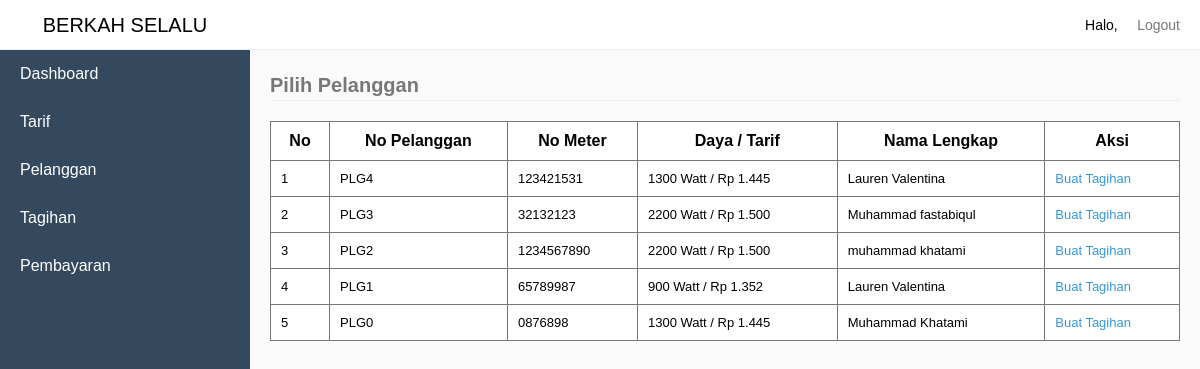
The app's page /sources/pilihpelanggan.php with its own data.
### tables this page shows
CREATE TABLE `tb_pelanggan` (
  `KodePelanggan` int(11) NOT NULL,
  `NoPelanggan` varchar(50) NOT NULL,
  `Password` varchar(50) NOT NULL,
  `NoMeter` varchar(50) NOT NULL,
  `KodeTarif` int(11) NOT NULL,
  `NamaLengkap` varchar(50) NOT NULL,
  `Telp` varchar(50) NOT NULL,
  `Alamat` varchar(50) NOT NULL
);

CREATE TABLE `tb_tarif` (
  `KodeTarif` int(11) NOT NULL,
  `Daya` varchar(50) NOT NULL,
  `TarifPerKwh` double(50,0) NOT NULL,
  `Beban` double(50,0) NOT NULL
);

### sources/pilihpelanggan.php (the view, shortened to what this page needs)
<?php
	require_once "sources/HeaderFooter/header.php";
	$selectPlg = mysqli_query($connect, "SELECT * FROM tb_pelanggan INNER JOIN tb_tarif USING(KodeTarif) ORDER BY KodePelanggan DESC");
	if(mysqli_num_rows($selectPlg) > 0) {
?>
<legend>Pilih Pelanggan</legend>
<table style="border-collapse: collapse;" border="1">
	<tr>
		<th>No</th>
		<th>No Pelanggan</th>
		<th>No Meter</th>
		<th>Daya / Tarif</th>
		<th>Nama Lengkap</th>
		<th>Aksi</th>
	</tr>
	<?php
		$No = 1;
		while($row = mysqli_fetch_assoc($selectPlg)) {
	?>
	<tr>
		<td><?php echo $No; ?></td>
		<td><?php echo $row['NoPelanggan']; ?></td>
		<td><?php echo $row['NoMeter']; ?></td>
		<td><?php echo $row['Daya']." Watt / Rp ".number_format($row['TarifPerKwh'], 0, '', '.'); ?></td>
		<td>
			<?php
				if(strlen($row['NamaLengkap']) > 22) {
					echo substr($row['NamaLengkap'], 0, 18)."...";
				} else {
					echo $row['NamaLengkap'];
				}
			?>
		</td>
		<td><a href="index.php?pages=inputtagihan&NoPelanggan=<?php echo $row['NoPelanggan']; ?>">Buat Tagihan</a></td>
	</tr>
	<?php
			$No++;
		}
	?>
</table>
<?php
	} else {
		echo "Data Tarif Tidak ada";
	}
	require_once "sources/HeaderFooter/footer.php";

### sources/HeaderFooter/header.php (shortened to what this page needs)
<!DOCTYPE html>
<html>
<head>
	<link rel="stylesheet" type="text/css" href="assets/style.css">
</head>
<body>
	<div class="navbar">
		<div class="pull-right">
			<li class="loggedAs">Halo, <?php echo $data['NamaLengkap']; ?></li>
			<li><a href="index.php?process=logout">Logout</a></li>
		</div>
	</div>
	<div class="sidebar">
		<li class="brand">
			<a href="">BERKAH SELALU</a>
		</li>
		<?php
			if($data['Level'] == "Pelanggan") {
		?>
		<li><a href="index.php?pages=home-pelanggan">Dashboard</a></li>
		<li><a href="index.php?pages=tagihan" <?php echo $_GET['pages'] == "tagihan" ? 'class="active"': ''; ?>>Tagihan</a></li>
		<li><a href="index.php?pages=pembayaran" <?php echo $_GET['pages'] == "pembayaran" ? 'class="active"': ''; ?>>Pembayaran</a></li>
		<?php
			} else {
		?>
		<li><a href="index.php?pages=home-admin">Dashboard</a></li>
		<li><a href="index.php?pages=tarif" <?php echo $_GET['pages'] == "tarif" ? 'class="active"': ''; ?>>Tarif</a></li>
		<li><a href="index.php?pages=pelanggan" <?php echo $_GET['pages'] == "pelanggan" ? 'class="active"': ''; ?>>Pelanggan</a></li>
		<li><a href="index.php?pages=tagihan" <?php echo $_GET['pages'] == "tagihan" ? 'class="active"': ''; ?>>Tagihan</a></li>
		<li><a href="index.php?pages=pembayaran" <?php echo $_GET['pages'] == "pembayaran" ? 'class="active"': ''; ?>>Pembayaran</a></li>
		<?php
			}
		?>
	</div>
	<div class="content">

### sources/HeaderFooter/footer.php (shortened to what this page needs)
		</div>
	</body>
</html>

### assets/style.css (style rules this page uses)
* { padding:0; margin:0; box-sizing: border-box; font-family: sans-serif; }
legend { border-bottom: 1px solid #eee; line-height: 30px; margin-bottom: 20px; font-size: 20px; font-weight: bold; color: #777; }
body { background-color: #fafafa; }
li { list-style: none; }
table { border-collapse: collapse; border: 1px solid #777; width:100%; background-color: #fff; margin-bottom: 20px; }
table td { font-size: 13px; }
table tr > td:last-child a { text-decoration: none; }
table tr > td:last-child a:last-child { color: #E74C3C; }
table tr > td:last-child a:first-child { color: #3498DB; }
table td, th { border: 1px solid #777; padding: 10px; }
.navbar { height: 50px; background-color: #fff; border-bottom: 1px solid #eee; line-height: 50px; padding:0 20px; position: fixed; width:100%; top:0; z-index: 1; }
.navbar li { display: inline-block; }
.navbar .loggedAs { font-size: 14px; display: inline-block; }
.navbar li > a { padding-left:15px; text-decoration: none; color: #777; font-size: 14px; }
.pull-right { float:right; }
.sidebar { background-color: #34495E; width:250px; height:100%; position: fixed; top:0; left:0; z-index:2; }
.sidebar .brand { height:50px; background-color: #fff; border-bottom: 1px solid #eee; line-height: 20px; text-align: center; font-size: 20px; }
.sidebar .brand a { padding: 15px 20px; display: block; color: #000; text-decoration: none; }
.sidebar li:not(.brand) > a { padding: 15px 20px; display: block; color: #fff; text-decoration: none; }
div.content { margin-left:270px; margin-top: 70px; margin-right:20px; }

### records on screen
tb_pelanggan: NoPelanggan "PLG4", NoMeter "123421531", KodeTarif.Daya "1300", KodeTarif.TarifPerKwh "1.445", NamaLengkap "Lauren Valentina"
tb_pelanggan: NoPelanggan "PLG3", NoMeter "32132123", KodeTarif.Daya "2200", KodeTarif.TarifPerKwh "1.500", NamaLengkap "Muhammad fastabiqul"
tb_pelanggan: NoPelanggan "PLG2", NoMeter "1234567890", KodeTarif.Daya "2200", KodeTarif.TarifPerKwh "1.500", NamaLengkap "muhammad khatami"
tb_pelanggan: NoPelanggan "PLG1", NoMeter "65789987", KodeTarif.Daya "900", KodeTarif.TarifPerKwh "1.352", NamaLengkap "Lauren Valentina"
tb_pelanggan: NoPelanggan "PLG0", NoMeter "0876898", KodeTarif.Daya "1300", KodeTarif.TarifPerKwh "1.445", NamaLengkap "Muhammad Khatami"
